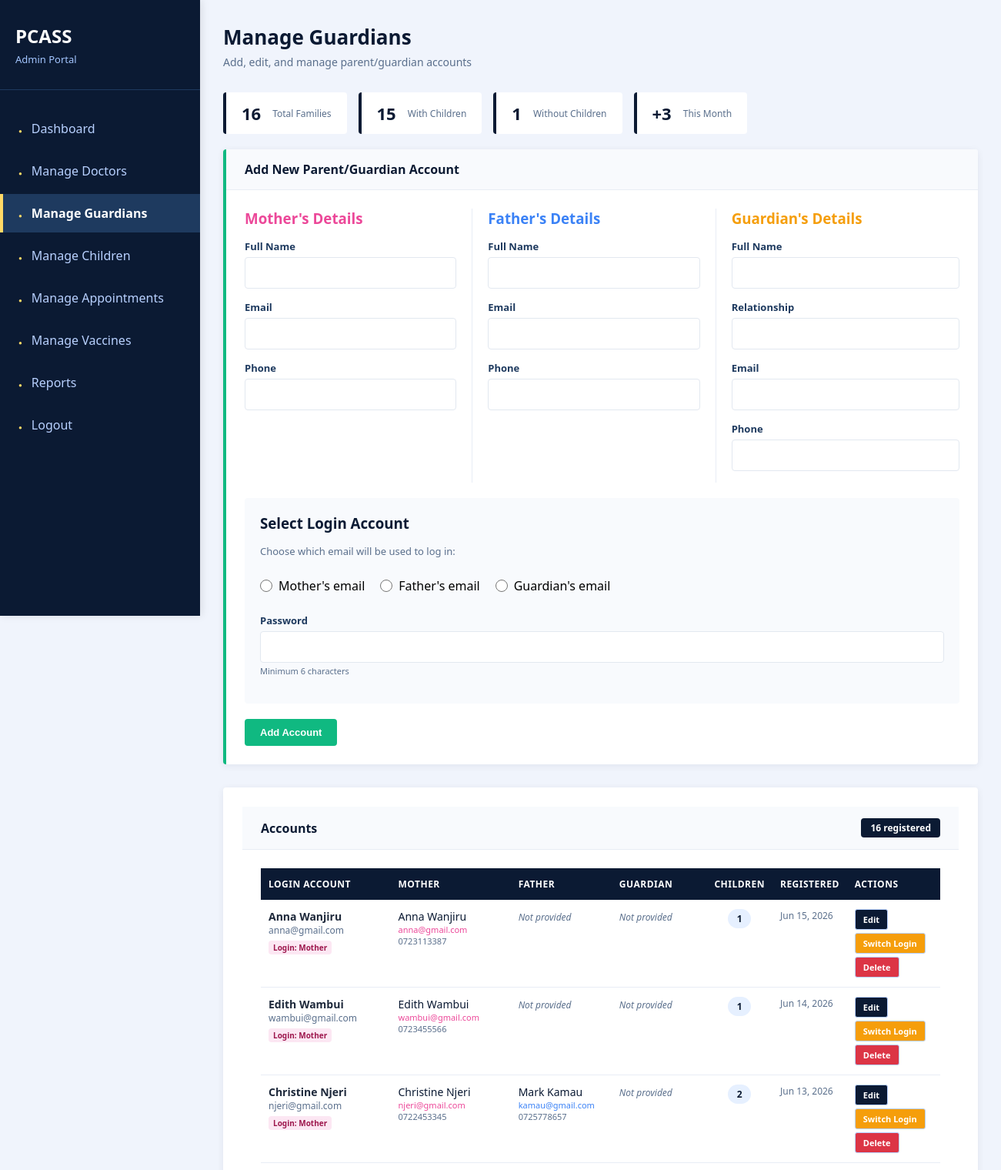
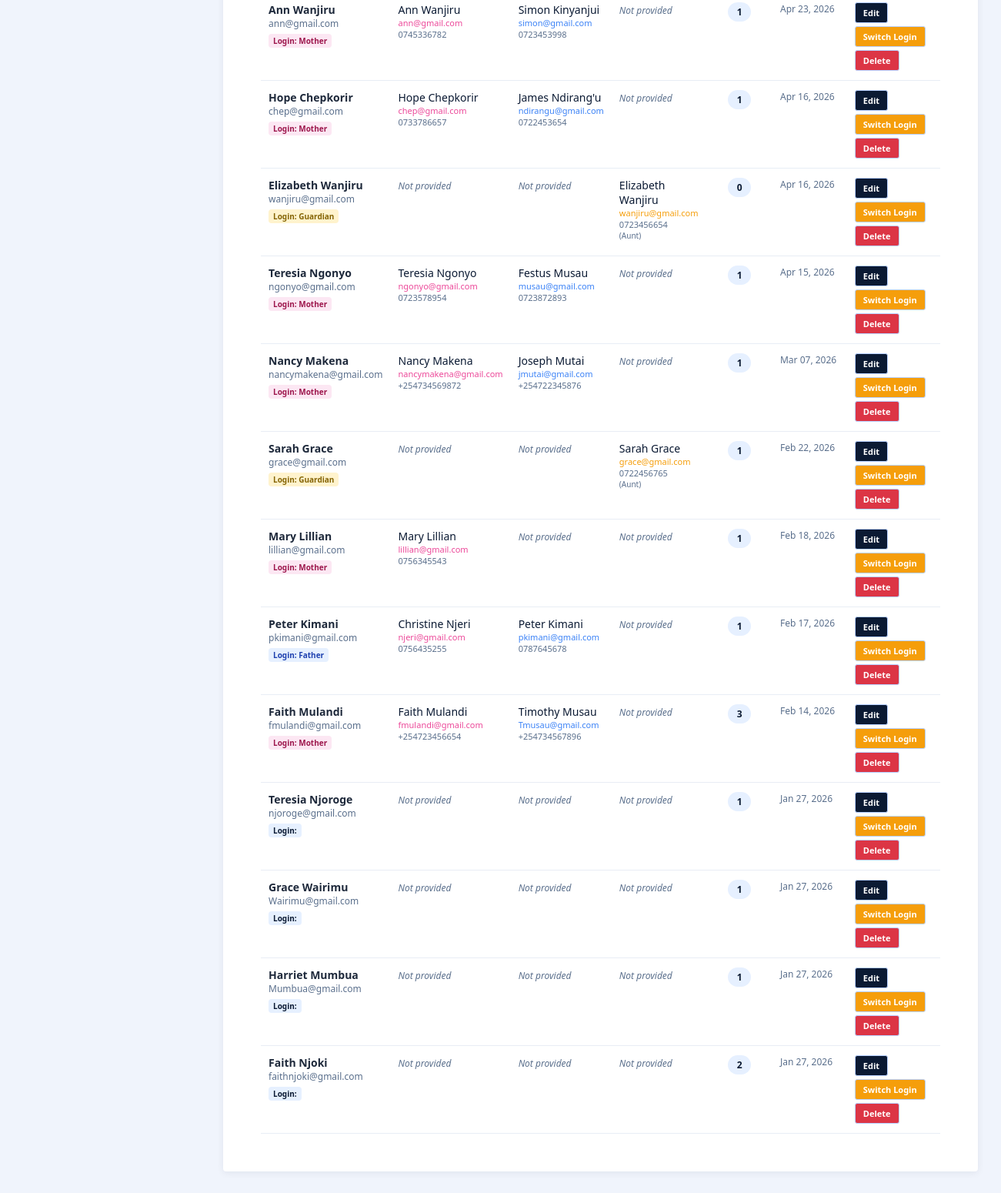
The app's page /manage_guardians.php (signed in) with its own data (2 pictures, top to bottom).
### tables this page shows
CREATE TABLE `guardians` (
  `id` int(11) NOT NULL,
  `name` varchar(255) NOT NULL,
  `email` varchar(255) NOT NULL,
  `password` varchar(255) NOT NULL,
  `created_at` timestamp NOT NULL DEFAULT current_timestamp(),
  `login_email_type` varchar(50) DEFAULT NULL,
  `mother_name` varchar(255) DEFAULT NULL,
  `mother_email` varchar(255) DEFAULT NULL,
  `mother_phone` varchar(20) DEFAULT NULL,
  `father_name` varchar(255) DEFAULT NULL,
  `father_email` varchar(255) DEFAULT NULL,
  `father_phone` varchar(20) DEFAULT NULL,
  `guardian_name` varchar(255) DEFAULT NULL,
  `guardian_relationship` varchar(100) DEFAULT NULL,
  `guardian_email` varchar(255) DEFAULT NULL,
  `guardian_phone` varchar(20) DEFAULT NULL
);

### manage_guardians.php (the view, shortened to what this page needs)
<?php
require_once __DIR__ . "/config/db.php";
$guardians = $conn->query("
    SELECT g.*, COUNT(c.child_id) as child_count
    FROM guardians g
    LEFT JOIN children c ON g.id = c.guardian_id
    GROUP BY g.id
    ORDER BY g.created_at DESC
");
$total = $conn->query("SELECT COUNT(*) as c FROM guardians")->fetch_assoc()['c'];
$with_children = $conn->query("SELECT COUNT(DISTINCT guardian_id) as c FROM children")->fetch_assoc()['c'];
$without_children = $total - $with_children;
$new_this_month = $conn->query("SELECT COUNT(*) as c FROM guardians WHERE MONTH(created_at) = MONTH(CURDATE())")->fetch_assoc()['c'];
?>
<!DOCTYPE html PUBLIC "-//W3C//DTD HTML 4.01 Strict//EN">
<html>
<head>
    <link rel="stylesheet" href="assets/css/style.css">
</head>
<body>
<div class="wrapper">
    <div class="sidebar">
        <div class="sidebar-header">
            <h2>PCASS</h2>
            <p>Admin Portal</p>
        </div>
        <div class="nav">
            <ul>
                <li><a href="admin_dashboard.php">Dashboard</a></li>
                <li><a href="manage_doctors.php">Manage Doctors</a></li>
                <li><a href="manage_guardians.php" class="active">Manage Guardians</a></li>
                <li><a href="manage_children.php">Manage Children</a></li>
                <li><a href="manage_appointments.php">Manage Appointments</a></li>
                <li><a href="manage_vaccines.php">Manage Vaccines</a></li>
                <li><a href="admin_reports.php">Reports</a></li>
                <li><a href="logout.php">Logout</a></li>
            </ul>
        </div>
    </div>
    <div class="main-content">
        <div class="page-header">
            <h1>Manage Guardians</h1>
            <p>Add, edit, and manage parent/guardian accounts</p>
        </div>
        <div class="stats-row">
            <div class="stat-mini">
                <span class="num"><?= $total ?></span>
                <span class="label">Total Families</span>
            </div>
            <div class="stat-mini">
                <span class="num"><?= $with_children ?></span>
                <span class="label">With Children</span>
            </div>
            <div class="stat-mini">
                <span class="num"><?= $without_children ?></span>
                <span class="label">Without Children</span>
            </div>
            <div class="stat-mini">
                <span class="num">+<?= $new_this_month ?></span>
                <span class="label">This Month</span>
            </div>
        </div>
        <div class="add-card">
            <div class="card-header">
                <h2>Add New Parent/Guardian Account</h2>
            </div>
            <div class="card-body">
                <form method="POST">
                    <div class="form-grid-3">
                        <div style="border-right: 1px solid #e8edf5; padding-right: 20px;">
                            <h3 style="color:#ec4899; margin-bottom:15px;">Mother's Details</h3>
                            <div class="form-group">
                                <label>Full Name</label>
                                <input type="text" name="mother_name" class="form-control">
                            </div>
                            <div class="form-group">
                                <label>Email</label>
                                <input type="email" name="mother_email" class="form-control">
                            </div>
                            <div class="form-group">
                                <label>Phone</label>
                                <input type="text" name="mother_phone" class="form-control">
                            </div>
                        </div>
                        <div style="border-right: 1px solid #e8edf5; padding-right: 20px;">
                            <h3 style="color:#3b82f6; margin-bottom:15px;">Father's Details</h3>
                            <div class="form-group">
                                <label>Full Name</label>
                                <input type="text" name="father_name" class="form-control">
                            </div>
                            <div class="form-group">
                                <label>Email</label>
                                <input type="email" name="father_email" class="form-control">
                            </div>
                            <div class="form-group">
                                <label>Phone</label>
                                <input type="text" name="father_phone" class="form-control">
                            </div>
                        </div>
                        <div>
                            <h3 style="color:#f59e0b; margin-bottom:15px;">Guardian's Details</h3>
                            <div class="form-group">
                                <label>Full Name</label>
                                <input type="text" name="guardian_name" class="form-control">
                            </div>
                            <div class="form-group">
                                <label>Relationship</label>
                                <input type="text" name="guardian_relationship" class="form-control">
                            </div>
                            <div class="form-group">
                                <label>Email</label>
                                <input type="email" name="guardian_email" class="form-control">
                            </div>
                            <div class="form-group">
                                <label>Phone</label>
                                <input type="text" name="guardian_phone" class="form-control">
                            </div>
                        </div>
                    </div>
                    <div style="background: #f8fafd; padding: 20px; margin: 20px 0; border-radius: 4px;">
                        <h3 style="color:#0b1a33; margin-bottom:15px;">Select Login Account</h3>
                        <p style="font-size:13px; color:#5a6f8c; margin-bottom:15px;">Choose which email will be used to log in:</p>
                        <div class="radio-group">
                            <div class="radio-item">
                                <input type="radio" name="login_email_type" id="add_mother" value="mother" required>
                                <label for="add_mother">Mother's email</label>
                            </div>
                            <div class="radio-item">
                                <input type="radio" name="login_email_type" id="add_father" value="father" required>
                                <label for="add_father">Father's email</label>
                            </div>
                            <div class="radio-item">
                                <input type="radio" name="login_email_type" id="add_guardian" value="guardian" required>
                                <label for="add_guardian">Guardian's email</label>
                            </div>
                        </div>
                        <div class="form-group" style="margin-top:15px;">
                            <label>Password</label>
                            <input type="password" name="password" class="form-control" required minlength="6">
                            <div class="form-help">Minimum 6 characters</div>
                        </div>
                    </div>
                    <button type="submit" name="add_guardian" class="btn btn-success">Add Account</button>
                </form>
            </div>
        </div>
        <div class="card">
            <div class="card-header">
                <h2>Accounts</h2>
                <span class="badge"><?= $guardians->num_rows ?> registered</span>
            </div>
            <div class="card-body">
                <div class="table-responsive">
                    <table>
                        <thead>
                            <tr>
                                <th>Login Account</th>
                                <th>Mother</th>
                                <th>Father</th>
                                <th>Guardian</th>
                                <th>Children</th>
                                <th>Registered</th>
                                <th>Actions</th>
                            </tr>
                        </thead>
                        <tbody>
                            <?php if ($guardians->num_rows > 0): ?>
                                <?php while ($g = $guardians->fetch_assoc()):
                                    $login_class = $g['login_email_type'];
                                ?>
                                <tr>
                                    <td>
                                        <strong><?= htmlspecialchars($g['name']) ?></strong>
                                        <div style="font-size:12px; color:#5a6f8c;"><?= htmlspecialchars($g['email']) ?></div>
                                        <div style="margin-top:3px;">
                                            <span class="login-badge <?= $login_class ?>" style="font-size:10px; padding:2px 6px;">
                                                Login: <?= ucfirst($g['login_email_type']) ?>
                                            </span>
                                        </div>
                                    </td>
                                    <td>
                                        <?php if (!empty($g['mother_name'])): ?>
                                            <div style="font-weight:500; color:#0b1a33;"><?= htmlspecialchars($g['mother_name']) ?></div>
                                            <div style="font-size:11px; color:#ec4899;"><?= htmlspecialchars($g['mother_email'] ?? '') ?></div>
                                            <div style="font-size:11px; color:#5a6f8c;"><?= htmlspecialchars($g['mother_phone'] ?? '') ?></div>
                                        <?php else: ?>
                                            <span style="color:#5a6f8c; font-style:italic; font-size:12px;">Not provided</span>
                                        <?php endif; ?>
                                    </td>
                                    <td>
                                        <?php if (!empty($g['father_name'])): ?>
                                            <div style="font-weight:500; color:#0b1a33;"><?= htmlspecialchars($g['father_name']) ?></div>
                                            <div style="font-size:11px; color:#3b82f6;"><?= htmlspecialchars($g['father_email'] ?? '') ?></div>
                                            <div style="font-size:11px; color:#5a6f8c;"><?= htmlspecialchars($g['father_phone'] ?? '') ?></div>
                                        <?php else: ?>
                                            <span style="color:#5a6f8c; font-style:italic; font-size:12px;">Not provided</span>
                                        <?php endif; ?>
                                    </td>
                                    <td>
                                        <?php if (!empty($g['guardian_name'])): ?>
                                            <div style="font-weight:500; color:#0b1a33;"><?= htmlspecialchars($g['guardian_name']) ?></div>
                                            <div style="font-size:11px; color:#f59e0b;"><?= htmlspecialchars($g['guardian_email'] ?? '') ?></div>
                                            <div style="font-size:11px; color:#5a6f8c;"><?= htmlspecialchars($g['guardian_phone'] ?? '') ?></div>
                                            <?php if (!empty($g['guardian_relationship'])): ?>
                                                <div style="font-size:10px; color:#5a6f8c;">(<?= htmlspecialchars($g['guardian_relationship']) ?>)</div>
                                            <?php endif; ?>
                                        <?php else: ?>
                                            <span style="color:#5a6f8c; font-style:italic; font-size:12px;">Not provided</span>
                                        <?php endif; ?>
                                    </td>
                                    <td style="text-align:center;">
                                        <span class="child-count"><?= $g['child_count'] ?></span>
                                    </td>
                                    <td class="date-text"><?= date('M d, Y', strtotime($g['created_at'])) ?></td>
                                    <td>
                                        <div class="action-group">
                                            <a href="?edit=<?= $g['id'] ?>" class="action-btn btn-edit">Edit</a>
                                            <a href="?switch=<?= $g['id'] ?>" class="action-btn btn-switch">Switch Login</a>
                                            <a href="?delete=<?= $g['id'] ?>" class="action-btn btn-delete" onclick="return confirm('Delete this family account? This action cannot be undone.')">Delete</a>
                                        </div>
                                    </td>
                                </tr>
                                <?php endwhile; ?>
                            <?php else: ?>
                                <tr>
                                    <td colspan="7" style="text-align: center; padding: 40px; color: #5a6f8c;">No family accounts found</td>
                                </tr>
                            <?php endif; ?>
                        </tbody>
                    </table>
                </div>
            </div>
        </div>
    </div>
</div>
</body>
</html>

### assets/css/style.css (style rules this page uses)
* { margin: 0; padding: 0; }
body { font-family: Arial, Helvetica, sans-serif; background: #f0f4fc; }
.sidebar { width: 260px; background: #0b1a33; color: white; position: fixed; height: 100vh; overflow-y: auto; box-shadow: 2px 0 10px rgba(0,0,0,0.1); display: table-cell; }
.sidebar-header { padding: 30px 20px; border-bottom: 1px solid #1e3a5f; background: #0b1a33; }
.sidebar-header h2 { font-size: 24px; margin-bottom: 5px; color: #ffffff; }
.sidebar-header p { font-size: 13px; color: #a3c6ff; }
.sidebar .nav ul { list-style: none; padding: 20px 0; }
.sidebar .nav ul li { margin: 5px 0; }
.sidebar .nav ul li a { display: block; padding: 14px 20px; color: #b8d1ff; text-decoration: none; border-left: 4px solid transparent; }
.sidebar .nav ul li a.active { background: #1e3a5f; border-left-color: #ffd966; color: #ffffff; font-weight: 600; }
.sidebar .nav ul li a::before { content: '●'; margin-right: 12px; font-size: 8px; color: #ffd966; }
.main-content { margin-left: 260px; padding: 30px; background: #f0f4fc; }
.card { background: #ffffff; padding: 25px; border-radius: 8px; box-shadow: 0 2px 10px rgba(11,26,51,0.1); margin-bottom: 20px; }
.action-btn { display: table-cell; padding: 15px; border-radius: 6px; font-size: 14px; font-weight: 600; cursor: pointer; text-decoration: none; text-align: center; background: #ffffff; border: 1px solid #b8d1ff; color: #0b1a33; }
.form-group { margin-bottom: 15px; }
.form-group label { display: block; margin-bottom: 5px; font-weight: 600; color: #1e3a5f; font-size: 13px; }
.form-control { width: 100%; padding: 10px 12px; border: 1.5px solid #e2e8f0; border-radius: 6px; font-size: 14px; font-family: Arial, Helvetica, sans-serif; }
.btn { display: inline-block; padding: 8px 16px; border-radius: 4px; font-size: 13px; font-weight: 600; cursor: pointer; border: none; text-decoration: none; font-family: Arial, Helvetica, sans-serif; }

### records on screen
guardians: name "Anna Wanjiru", email "anna@gmail.com", login_email_type "Mother", mother_name "Anna Wanjiru", mother_email "anna@gmail.com", mother_phone "0723113387", father_name "Not provided", guardian_name "Not provided", child_count "1", created_at "Jun 15, 2026"
guardians: name "Edith Wambui", email "wambui@gmail.com", login_email_type "Mother", mother_name "Edith Wambui", mother_email "wambui@gmail.com", mother_phone "0723455566", father_name "Not provided", guardian_name "Not provided", child_count "1", created_at "Jun 14, 2026"
guardians: name "Christine Njeri", email "njeri@gmail.com", login_email_type "Mother", mother_name "Christine Njeri", mother_email "njeri@gmail.com", mother_phone "0722453345", father_name "Mark Kamau", father_email "kamau@gmail.com", father_phone "0725778657", guardian_name "Not provided", child_count "2", created_at "Jun 13, 2026"
guardians: name "Ann Wanjiru", email "ann@gmail.com", login_email_type "Mother", mother_name "Ann Wanjiru", mother_email "ann@gmail.com", mother_phone "0745336782", father_name "Simon Kinyanjui", father_email "simon@gmail.com", father_phone "0723453998", guardian_name "Not provided", child_count "1", created_at "Apr 23, 2026"
guardians: name "Hope Chepkorir", email "chep@gmail.com", login_email_type "Mother", mother_name "Hope Chepkorir", mother_email "chep@gmail.com", mother_phone "0733786657", father_name "James Ndirang'u", father_email "ndirangu@gmail.com", father_phone "0722453654", guardian_name "Not provided", child_count "1", created_at "Apr 16, 2026"
guardians: name "Elizabeth Wanjiru", email "wanjiru@gmail.com", login_email_type "Guardian", mother_name "Not provided", father_name "Not provided", guardian_name "Elizabeth Wanjiru", guardian_email "wanjiru@gmail.com", guardian_phone "0723456654", guardian_relationship "Aunt", child_count "0", created_at "Apr 16, 2026"
guardians: name "Teresia Ngonyo", email "ngonyo@gmail.com", login_email_type "Mother", mother_name "Teresia Ngonyo", mother_email "ngonyo@gmail.com", mother_phone "0723578954", father_name "Festus Musau", father_email "musau@gmail.com", father_phone "0723872893", guardian_name "Not provided", child_count "1", created_at "Apr 15, 2026"
guardians: name "Nancy Makena", email "nancymakena@gmail.com", login_email_type "Mother", mother_name "Nancy Makena", mother_email "nancymakena@gmail.com", mother_phone "+254734569872", father_name "Joseph Mutai", father_email "jmutai@gmail.com", father_phone "+254722345876", guardian_name "Not provided", child_count "1", created_at "Mar 07, 2026"
guardians: name "Sarah Grace", email "grace@gmail.com", login_email_type "Guardian", mother_name "Not provided", father_name "Not provided", guardian_name "Sarah Grace", guardian_email "grace@gmail.com", guardian_phone "0722456765", guardian_relationship "Aunt", child_count "1", created_at "Feb 22, 2026"
guardians: name "Mary Lillian", email "lillian@gmail.com", login_email_type "Mother", mother_name "Mary Lillian", mother_email "lillian@gmail.com", mother_phone "0756345543", father_name "Not provided", guardian_name "Not provided", child_count "1", created_at "Feb 18, 2026"
guardians: name "Peter Kimani", email "pkimani@gmail.com", login_email_type "Father", mother_name "Christine Njeri", mother_email "njeri@gmail.com", mother_phone "0756435255", father_name "Peter Kimani", father_email "pkimani@gmail.com", father_phone "0787645678", guardian_name "Not provided", child_count "1", created_at "Feb 17, 2026"
guardians: name "Faith Mulandi", email "fmulandi@gmail.com", login_email_type "Mother", mother_name "Faith Mulandi", mother_email "fmulandi@gmail.com", mother_phone "+254723456654", father_name "Timothy Musau", father_email "Tmusau@gmail.com", father_phone "+254734567896", guardian_name "Not provided", child_count "3", created_at "Feb 14, 2026"
guardians: name "Teresia Njoroge", email "njoroge@gmail.com", shows "Not provided", child_count "1", created_at "Jan 27, 2026"
guardians: name "Grace Wairimu", email "Wairimu@gmail.com", shows "Not provided", child_count "1", created_at "Jan 27, 2026"
guardians: name "Harriet Mumbua", email "Mumbua@gmail.com", shows "Not provided", child_count "1", created_at "Jan 27, 2026"
guardians: name "Faith Njoki", email "faithnjoki@gmail.com", shows "Not provided", child_count "2", created_at "Jan 27, 2026"

### other values on screen
$total "16"
$with_children "15"
$without_children "1"
$new_this_month "3"
$guardians->num_rows "16"
